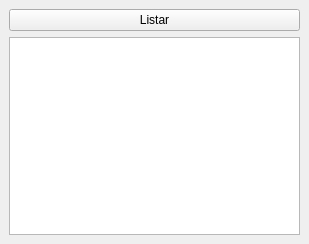
<?xml version="1.0" encoding="UTF-8"?>
<ui version="4.0">
 <class>ListaAluno</class>
 <widget class="QMainWindow" name="ListaAluno">
  <property name="geometry">
   <rect>
    <x>0</x>
    <y>0</y>
    <width>309</width>
    <height>244</height>
   </rect>
  </property>
  <property name="windowTitle">
   <string>Listagem de Alunos</string>
  </property>
  <widget class="QWidget" name="centralwidget">
   <layout class="QVBoxLayout" name="verticalLayout">
    <item>
     <widget class="QPushButton" name="botao_listar">
      <property name="text">
       <string>Listar</string>
      </property>
     </widget>
    </item>
    <item>
     <widget class="QTextEdit" name="text_dados"/>
    </item>
   </layout>
  </widget>
 </widget>
 <resources/>
 <connections/>
</ui>
